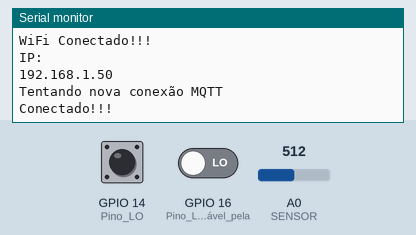
The sketch below on a simulated ESP8266 (NodeMCU). On the bench: the last lines printed to the serial monitor. Inputs (shaded band) come from the test bench; at power-on: A0 (SENSOR) = 512, GPIO 14 (Pino_LO) LOW, GPIO 16 (Pino_LO-_responsável_pela) LOW. WiFi joins after 1.5 s; servers stay silent unless stated; no MQTT or app messages arrive unless stated.

Above: at 2.7 s.
2.8 s: A0 (SENSOR) set to 716
At 3.7 s:
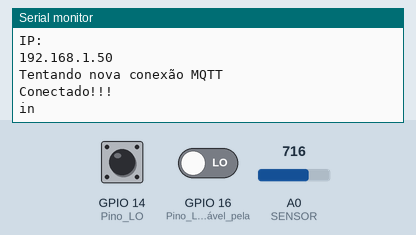
4.3 s: GPIO 14 (Pino_LO) driven HIGH
At 5.4 s:
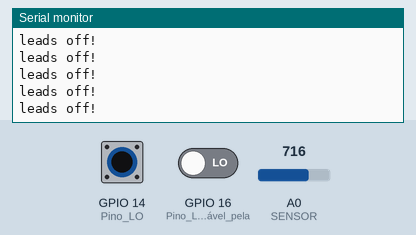

The sketch:

FC_TESTE.ino
```cpp
#include <ESP8266WiFi.h>
#include <PubSubClient.h>

/***************************************************************************************************************************************************************
                                                                MONITOR DE ATIVIDADE CARDÍACA ONLINE

FC -> Frequência Cardíaca
hr -> Variável publicada referente à FC
hrv -> Variabilidade de uma FC e a seguinte

***************************************************************************************************************************************************************/
//Constantes de Rede
#define WIFISSID "brisa-1154059" //ID da rede local
#define PASSWORD "foivyrps" //Senha da rede local
#define TOKEN "BBFF-DPIXiYN672iJ60HE3uiqP3HnRF4jYD" //Identificador de comunicação com o broker criado na plataforma da ubidots
#define MQTT_CLIENT_NAME "tccecg" //Nome do cliente

//Constantes do Broker
#define VARIABLE_LABEL_ECG "myecg"  //Variável criada na Ubidots para o ECG
#define VARIABLE_LABEL_FC "myheartrate"  //Variável criada na Ubidots para a FC
#define DEVICE_LABEL "esp8266"       //Broker criado na Ubidots

//Constantes ESP8266
#define SENSOR A0 //Entrada analógica da ESP8266

//Constantes da FC
#define shutdown_pin 12   //Pino SDN AD8232
#define threshold 215     //Limiar estabelecido para identificar a onda R
#define timer_value 10000   //10 segundos para cálculo da FC

long instance1=0, timer;
float hrv =0.0, hr = 72.0, interval = 0.0; //hr setado para 72 bpm iniciais, apenas para indicar na plataforma um valor padrão
float value = 0.0;
int count = 0;
bool flag = 0;

char mqttBroker[] = "industrial.api.ubidots.com"; //Endereço do broker, para saber onde enviar a informação na internet.

//Variáveis do ECG
char payload[100]; //Tamanho da mensagem armazenada.
char topic[150]; //Informações que serão publicadas em respectivos tópicos criados
char printBuffer[200];
//********************

//Variáveis da FC
char payload_FC[100]; //Tamanho da mensagem armazenada.
char topic_FC[150]; //Informações que serão publicadas em respectivos tópicos criados
char printBuffer_FC[200];
//********************

char str_sensor[10];      //Array para armazenar valores convertidos do ECG
char str_sensor_FC[10];  //Array para armazenar valores convertidos de HR

WiFiClient ubidots;
PubSubClient client(ubidots);

void callback(char* topic, byte* payload, unsigned int length){
    char p[length+1];
    memcpy(p, payload, length);
    p[length] = NULL;
    Serial.write(payload, length);
    Serial.println(topic);
}

//Função de reconexão, caso a conexão caia repentinamente
void reconnect(){
    while(!client.connected()){
        Serial.println("Tentando nova conexão MQTT");

        if(client.connect(MQTT_CLIENT_NAME, TOKEN, "")){
            Serial.println("Conectado!!!");
        }
        else{
            Serial.print("Conexão falhou, rc=");
            Serial.print(client.state());
            Serial.print("Tentar novamente em 2 segundos");
            delay(2000);
        }
    }
}

void setup() {
    Serial.begin(9600);
    pinMode(14, INPUT); //Pino LO + responsável pela identificação da conexão do eletrodo
    pinMode(16, INPUT); //Pino LO- responsável pela identificação da conexão do eletrodo
    WiFi.begin(WIFISSID, PASSWORD); //Inicia a conexão com a rede local

    pinMode(SENSOR, INPUT); //Declara A0 como entrada de dados

    Serial.println();
    Serial.print("Aguardando por WiFi...");

    while(WiFi.status()!= WL_CONNECTED){
      Serial.print(".");
      delay(500);
    }
    Serial.println("");
    Serial.println("WiFi Conectado!!!");
    Serial.println("IP: ");
    Serial.println(WiFi.localIP());

    client.setServer(mqttBroker,1883);
    client.setCallback(callback);
}

void loop(){
  //float myecg = analogRead(SENSOR);

  if(!client.connected()){
      reconnect();
    }


  if((digitalRead(14) == 1)||(digitalRead(16) == 1)){ //Rotina para caso um dos eletrodos seja desconectado
    Serial.println("leads off!"); //Mensagem exibida, caso algum dos eletrodos seja desconectado

    digitalWrite(shutdown_pin, LOW); //Nível lógico baixo (modo standby)

    instance1 = micros();
    timer = millis();
  }

  else {
    digitalWrite(shutdown_pin, HIGH); //Nível lógico alto

    value = analogRead(SENSOR); //Leitura da entrada analógica
    value = map(value, 250, 400, 0, 100); //Estabelece os limites para plot do ECG

    //Limpa o conteúdo da vaiável tópico e indica onde deve ser salvo os dados do ECG
    sprintf(topic, "%s", ""); //Limpa o conteúdo de topic
    sprintf(topic, "%s%s", "/v1.6/devices/", DEVICE_LABEL);

    dtostrf(value, 4, 2, str_sensor);
    //dtostrf(hrv, 4, 1, str_sensor_hrv);

    //Início da impressão do ECG
    sprintf(payload, "%s", ""); //Limpa o payload
    sprintf(payload, "{\"%s\":", VARIABLE_LABEL_ECG); //Coloca o conteúdo de payload em VARIABLE_LABEL_ECG
    sprintf(payload, "%s {\"value\": %s", payload, str_sensor); //Exibe o valor lido do ECG
    sprintf(payload, "%s } }", payload);
    //Fim da impressão do ECG

    //Início da publicação do ECG
    sprintf(printBuffer, "%s", "");
    sprintf(printBuffer, "Publicando %s no topico %s",payload,topic); //Teste para saber se o dado está de fato sendo enviado
   // Serial.println(printBuffer);
    client.publish(topic, payload); //Publica o valor do pontos do ECG na variável cliente, inscrita no tópico "myecg"
    //Fim da publicação do ECG

    //Rotina para cálculo da FC
    if((value > threshold) && (!flag)) { //Rotina para quando a amplitude da onda identificada for menor que o limiar estabelecido
      count++;  //Contador para onda R. Incrementa toda vez que uma onda R é identificada

      Serial.println("in"); //Mensagem enviada à serial, para confirmar a identificação da onda

      flag = 1; //Ativa a flag para que o programa não confunda as outras ondas com a onda R

      interval = micros() - instance1; //Salva o tempo entre uma onda R e a outra
      instance1 = micros(); //Salva o tempo da onda R anterior, para ser utilizado na próxima iteração
    }
    else if((value < threshold)) { //Rotina para quando o limiar estabelecido for maior que a amplitude identificada da onda
      flag = 0; //Baixa o nível da flag para a próxima iteração, de modo a identificar a próxima onda R
    }
    if ((millis() - timer) > timer_value) { //Rotina para quando o tempo contado for maior que 10 segundos
      hr = count*6.0; //Cálculo da FC
      //Limpa o conteúdo da variável tópico da FC e indica onde deve ser salvo os dados da FC
      sprintf(topic_FC, "%s", ""); //Limpa o conteúdo de topic FC
      sprintf(topic_FC, "%s%s", "/v1.6/devices/", DEVICE_LABEL);

      dtostrf(hr, 4, 1, str_sensor_FC); //Converte o valor em float para string e salva na variável str_sensor_FC

      //Início da impressão da FC
      sprintf(payload_FC, "%s", ""); //Limpa o payload
      sprintf(payload_FC, "{\"%s\":", VARIABLE_LABEL_FC); //Coloca o conteúdo de payload2 em VARIABLE_LABEL_FC
      sprintf(payload_FC, "%s {\"value\": %s", payload_FC, str_sensor_FC); //Exibe o valor lido da FC no Broker
      sprintf(payload_FC, "%s } }", payload_FC);
      //Fim da impressão da FC

      //Início da publicação da FC
      sprintf(printBuffer_FC, "%s", "");
      sprintf(printBuffer_FC, "Publicando %s no topico %s",payload_FC,topic_FC);
     // Serial.println(printBuffer_FC);
      client.publish(topic_FC, payload_FC);
      //Fim da publicação da FC

      timer = millis();
      count = 0;  //Após a publicação da FC, zera o contador e prepara a variável para as próximas iterações
    }
    hrv = hr/60.0 - interval/1000000; //Taxa de variabilidade entre um valor de FC e o próximo

    //Serial.print(hr);
    //Serial.print(",");
    //Serial.print(hrv);
    //Serial.print(",");
    //Serial.println(value);
    delay(50);
  }
}
```

Measured:
- after the input at 2.8 s, the serial monitor: prints a new line at once (image 1)
- after the input at 4.3 s, the serial monitor: prints a new line after 0.05 s (image 2)
